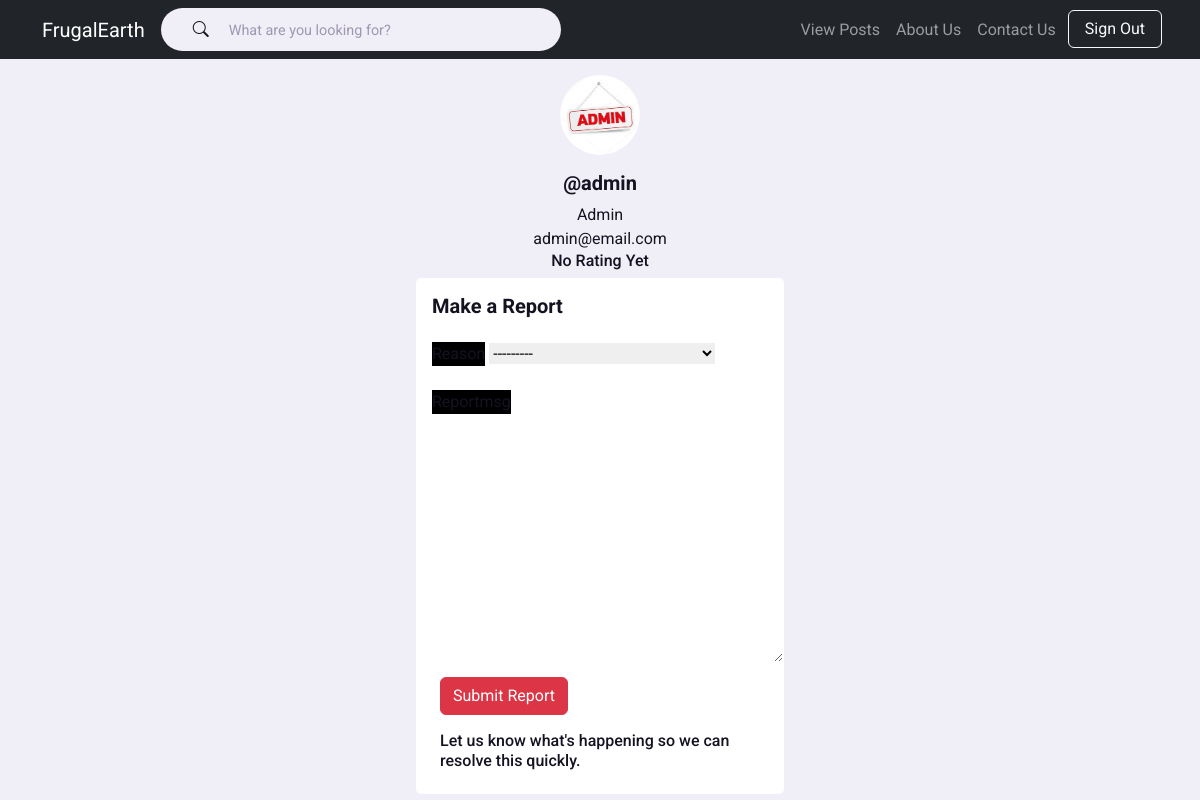
Page /report (signed in) on the committed database.
### pages/models.py (models this page shows)
class User(AbstractUser):
    name = models.CharField(max_length=200, null=True)
    email = models.EmailField(unique=True, default='')
    avatar = models.ImageField(null=True, default="defaultDp.jpg")
    location = models.CharField(max_length=200, null=True)
    REQUIRED_FIELDS = []

### pages/views.py (the view, shortened to what this page needs)
# urls.py: path('report', views.report, name='report'),
def report(request):
    form = ReportForm()
    return render(request, 'pages/report.html', {"form":form})

### pages/forms.py
class ReportForm(ModelForm):
        class Meta:
            model = Report
            fields = '__all__'
            exclude = ['user']

### pages/models.py (called while the page is built)
    def __str__ (self):
        return self.reasonname

### pages/templates/pages/report.html (shortened to what this page needs)
{% load static %}
<!DOCTYPE html>
<html lang="en">
    <head>
          <link href="https://cdn.jsdelivr.net/npm/bootstrap@5.2.0/dist/css/bootstrap.min.css" rel="stylesheet">
        <link rel="stylesheet" href="{% static 'main.css' %}">
    </head>
    <body>
            <nav class="navbar navbar-expand-sm bg-dark navbar-dark ">
            <div class="container">
              <a class="navbar-brand navbar-right" href="{% url 'home' %}">FrugalEarth</a>
                <div class="search-bar">
                    <form method="GET" action="{% url 'feeds' %}">
                    <i class="bi bi-search"></i>
                    <input type="text" name="q" id="" placeholder="What are you looking for?"/>
                    </form>
                </div>
            <div class="collapse navbar-collapse" id="collapsibleNavbar">
                <ul class="navbar-nav  ms-auto">
                  <li class="nav-item">
                    <a class="nav-link" href="{% url 'feeds' %}">View Posts</a>
                  </li>
                  <li class="nav-item">
                    <a class="nav-link" href="{% url 'aboutUs' %}">About Us</a>
                  </li>
                  <li class="nav-item">
                    <a class="nav-link" href="http://frugalearth.pythonanywhere.com/aboutus/#contactus">Contact Us</a>
                  </li>
                  <li class="nav-item">
                {% if request.user.is_authenticated %}
                <a type="submit" class="mx-1 btn btn-outline-light w-100" href ="{% url 'signout' %}">Sign Out</a>
                {% else %}
                <a type="submit" class="mx-1 btn btn-outline-light w-100" href ="{% url 'signin' %}">Sign in</a>
                {% endif %}
                  </li>
                </ul>
              </div>
            </div>
          </nav>
<div class="row">
<div class="col-sm-4">
    </div>
<div class="col-sm-4">
     <div class="report">
                    <div class="account-photo">
                      <img src="{{user.avatar.url}}">
                    </div>
                    <div class="account-info">
                        <h5><b>@{{user.username}}</b></h5>
                        {{user.name}}<br>
                        {{user.email}}
                        <h6>No Rating Yet</h6>
                    </div>
<div class="reportform">
    <h5><b>Make a Report</b></h5>
<form method="POST">
                     {% for field in form %}
                       <label for="location" class="form-label">{{field.label}}</label>
                        {{field}}
                      {% endfor %}
                      <div class="create-footer">
                          <input type="submit" class="btn btn-danger"style="margin: 0.5rem;" value="Submit Report"/>
                          <h6 style="margin: 0.5rem;">Let us know what's happening so we can resolve this quickly.</h6>
                      </div>
                      </form>
                      </div>
    </div>
</div>
 </body>
</html>

### static/main.css (style rules this page uses)
:root { --color-white: hsl(252, 30%, 100%); --color-light: hsl(252, 30%, 95%); --color-gray: hsl(252, 15%, 65%); --color-primary: hsl(252, 75%, 60%); --color-secondary: hsl(252, 100%, 90%); --color-success: hsl(120, 95%, 65%); --color-danger: hsl(0, 95%, 65%); --color-dark: hsl(252, 30%, 17%); --color-black: hsl(252, 30%, 10%); --border-radius: 2rem; --card-border-radius: 1rem; --btn-padding: 0.6rem 2rem; --search-padding: 0.6rem 2rem; --card-padding: 1rem; --sticky-top-left: 5.4rem; --sticky-top-right: -18rem; }
*, *::before, *::after { margin: 0; padding: 0; outline: 0; box-sizing: border-box; text-decoration: none; list-style: none; border: none; }
body { font-family: 'Roboto', sans-serif; color: var(--color-black); background: var(--color-light); overflow-x: hidden; }
nav .container { align-items: center; justify-content: space-between; }
.search-bar { background: var(--color-light); border-radius: var(--border-radius); padding: var(--search-padding); }
.search-bar input[type="text"] { background: transparent; width: 25vw; margin-left: 1rem; font-size: 0.9rem; color: var(--color-dark); }
nav .search-bar input[type="text"]::placeholder { color: var(--color-gray); }
img { display: block; width: 100%; }
a { text-decoration: none; color: var(--color-dark); }
.form-label { margin-top: 1rem; }
.account-info { margin: .25rem; text-align: center; }
.account-photo { width: 5rem; aspect-ratio: 1/1; border-radius: 50%; overflow: hidden; margin: auto; margin-top: 1rem; margin-bottom: 1rem; }
.form-label { background: black; }
.create-footer { width: 100%; margin: auto; }
.search-bar { display:inline; }
.reportform { padding: var(--card-padding); background: var(--color-white); border-radius: 5px; margin: 0.5rem; }

### rows in the picture
User: avatar (picture), username "admin", name "Admin", email "admin@email.com"

### other values in the picture
{{ field.label }} "Reportmsg"
